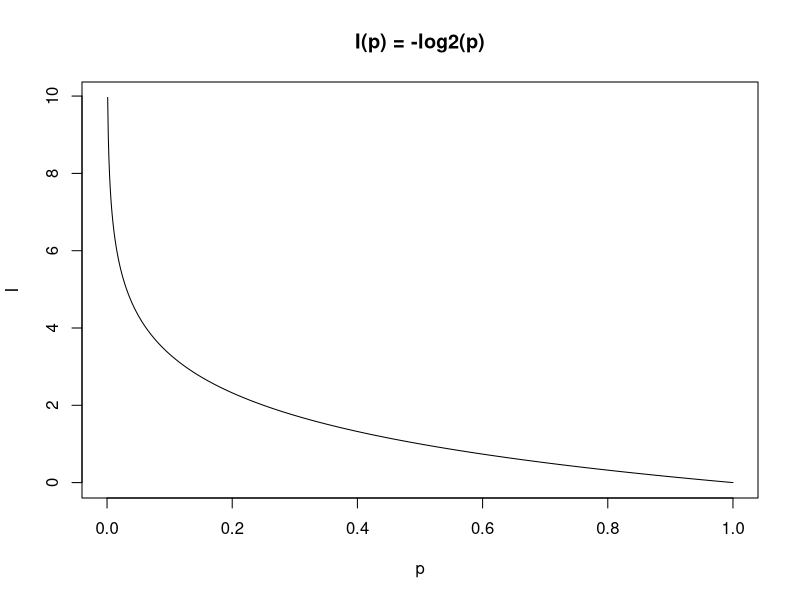

Write R code to recreate this figure.

#' Practice 1
#' Draw a graph of I(p) = -log2(p)

p = seq(0, 1, 0.001)
I = -log2(p)

plot(p, I, type='l', main='I(p) = -log2(p)')
